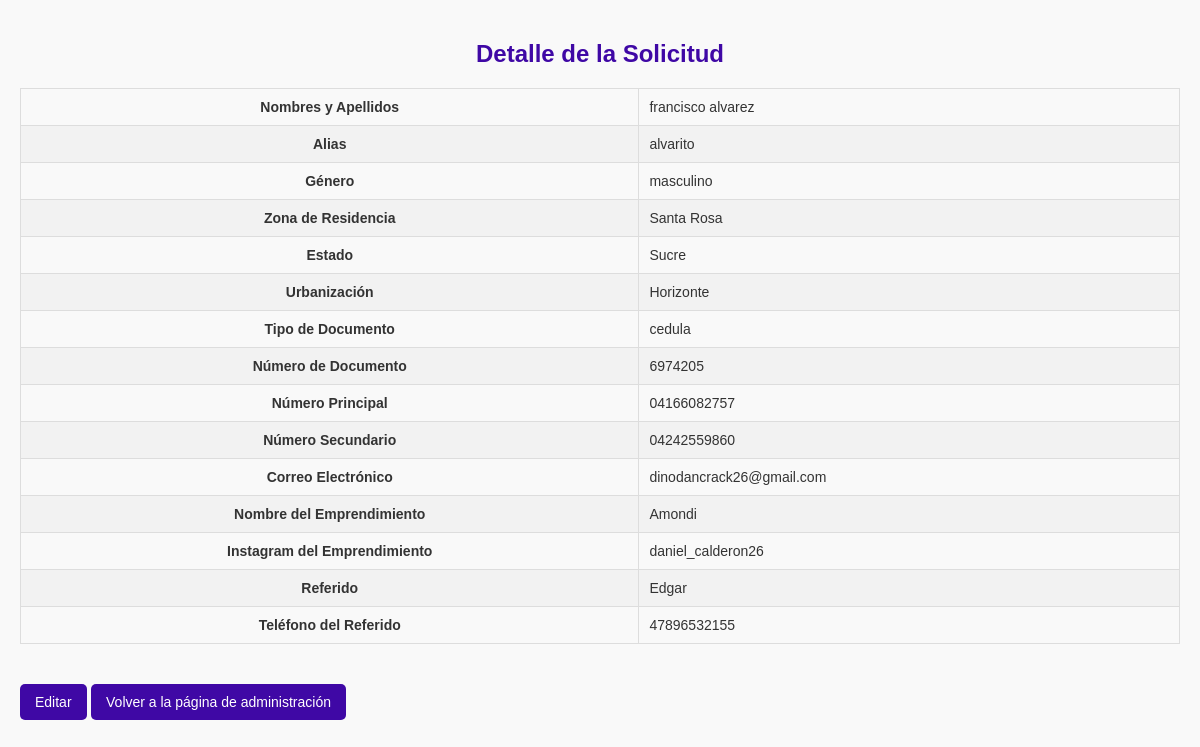
The app's page /admin/detalle/6 (signed in) with its own data.
### tables this page shows
CREATE TABLE usuarios (
        id INTEGER PRIMARY KEY AUTOINCREMENT,
        nombres_apellidos TEXT,
        alias TEXT,
        genero TEXT,
        zona_residencia TEXT,
        estado TEXT,
        urbanizacion TEXT,
        tipo_documento TEXT,
        numero_documento TEXT,
        numero_principal TEXT,
        numero_secundario TEXT,
        correo TEXT,
        nombre_emprendimiento TEXT,
        instagram_emprendimiento TEXT,
        referido_nombre TEXT,
        referido_telefono TEXT
    );

### app.py (the view)
@app.route('/admin/detalle/<int:id_solicitud>')
def detalle_solicitud(id_solicitud):
    if 'username' not in session:
        flash('Por favor, inicia sesión primero.', 'warning')
        return redirect(url_for('login'))
    solicitud = get_solicitud_por_id(id_solicitud)
    return render_template('detalle_solicitud.html', solicitud=solicitud)

### app.py (called while the page is built)
def get_solicitud_por_id(id_solicitud):
    conn = sqlite3.connect('solicitudes.db')
    c = conn.cursor()
    c.execute('SELECT * FROM usuarios WHERE id = ?', (id_solicitud,))
    solicitud = c.fetchone()
    conn.close()
    return solicitud

### templates/detalle_solicitud.html (shortened to what this page needs)
<!DOCTYPE html>
<html lang="es">
<head>
    <link rel="stylesheet" href="{{ url_for('static', filename='styles_detalle.css') }}">
</head>
<body>
    <h2>Detalle de la Solicitud</h2>
    <table border="1">
        <tr>
            <th>Nombres y Apellidos</th>
            <td>{{ solicitud[1] }}</td>
        </tr>
        <tr>
            <th>Alias</th>
            <td>{{ solicitud[2] }}</td>
        </tr>
        <tr>
            <th>Género</th>
            <td>{{ solicitud[3] }}</td>
        </tr>
        <tr>
            <th>Zona de Residencia</th>
            <td>{{ solicitud[4] }}</td>
        </tr>
        <tr>
            <th>Estado</th>
            <td>{{ solicitud[5] }}</td>
        </tr>
        <tr>
            <th>Urbanización</th>
            <td>{{ solicitud[6] }}</td>
        </tr>
        <tr>
            <th>Tipo de Documento</th>
            <td>{{ solicitud[7] }}</td>
        </tr>
        <tr>
            <th>Número de Documento</th>
            <td>{{ solicitud[8] }}</td>
        </tr>
        <tr>
            <th>Número Principal</th>
            <td>{{ solicitud[9] }}</td>
        </tr>
        <tr>
            <th>Número Secundario</th>
            <td>{{ solicitud[10] }}</td>
        </tr>
        <tr>
            <th>Correo Electrónico</th>
            <td>{{ solicitud[11] }}</td>
        </tr>
        <tr>
            <th>Nombre del Emprendimiento</th>
            <td>{{ solicitud[12] }}</td>
        </tr>
        <tr>
            <th>Instagram del Emprendimiento</th>
            <td>{{ solicitud[13] }}</td>
        </tr>
        <tr>
            <th>Referido</th>
            <td>{{ solicitud[14] }}</td>
        </tr>
        <tr>
            <th>Teléfono del Referido</th>
            <td>{{ solicitud[15] }}</td>
        </tr>
    </table>
    <a href="{{ url_for('editar_solicitud', id_solicitud=solicitud[0]) }}" class="btn">Editar</a>
    <a href="{{ url_for('admin') }}" class="btn">Volver a la página de administración</a>
</body>
</html>

### static/styles_detalle.css (style rules this page uses)
body { font-family: 'Poppins', sans-serif; margin: 0; padding: 20px; background-color: #f9f9f9; color: #333; }
h2 { text-align: center; color: #3f08a5; }
table { width: 100%; border-collapse: collapse; margin: 20px 0; font-size: 14px; }
table, th, td { border: 1px solid #ddd; padding: 10px; }
tbody tr:nth-child(even) { background-color: #f2f2f2; }
.btn { display: inline-block; padding: 10px 15px; color: white; background-color: #3f08a5; text-decoration: none; border-radius: 5px; font-size: 14px; margin-top: 20px; }
a { text-decoration: none; color: #3f08a5; font-size: 14px; margin-top: 10px; display: inline-block; }

### records on screen
usuarios: nombres_apellidos "francisco alvarez", alias "alvarito", genero "masculino", zona_residencia "Santa Rosa", estado "Sucre", urbanizacion "Horizonte", tipo_documento "cedula", numero_documento "6974205", numero_principal "04166082757", numero_secundario "04242559860", correo "dinodancrack26@gmail.com", nombre_emprendimiento "Amondi", instagram_emprendimiento "daniel_calderon26", referido_nombre "Edgar", referido_telefono "47896532155"
